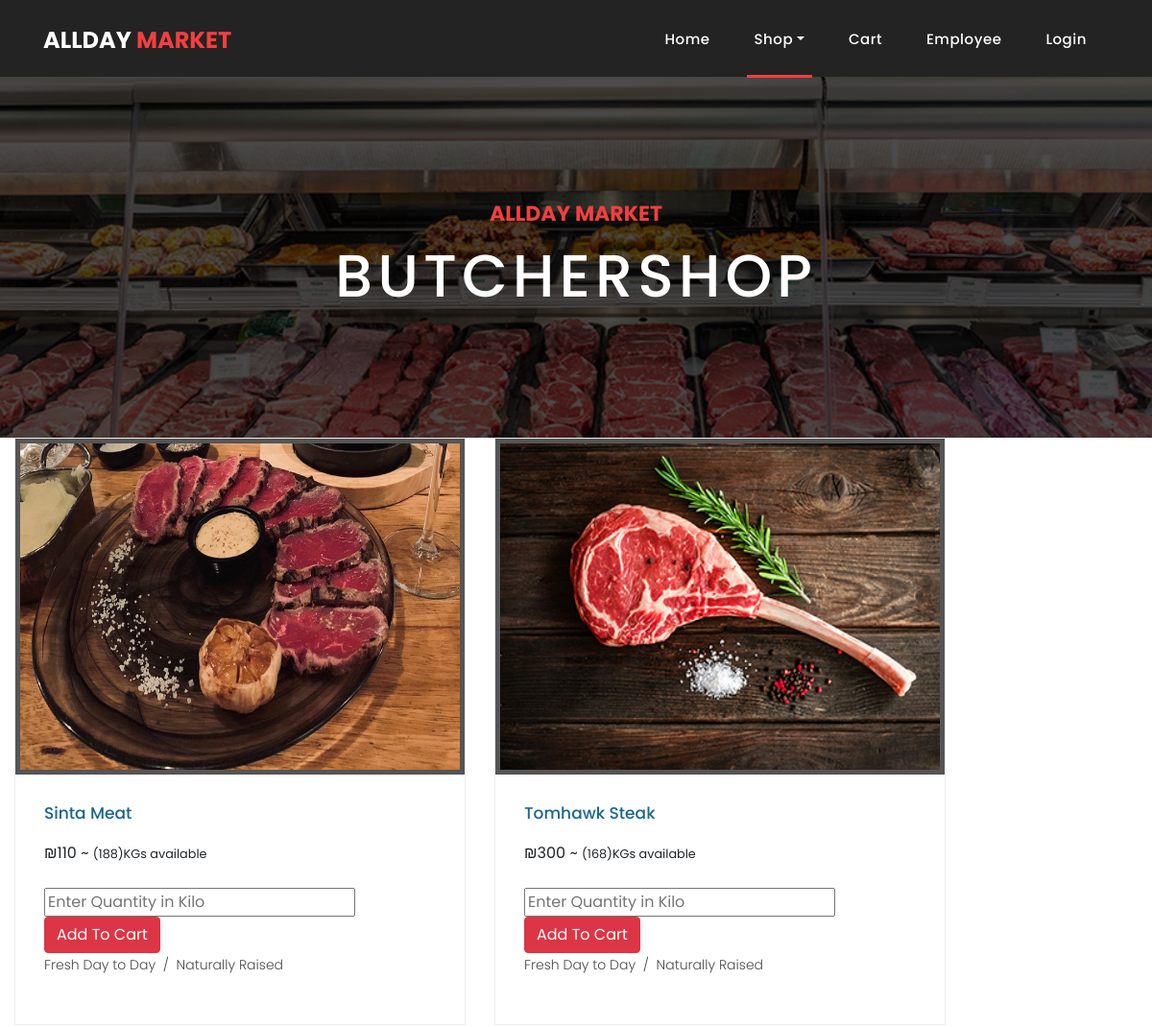
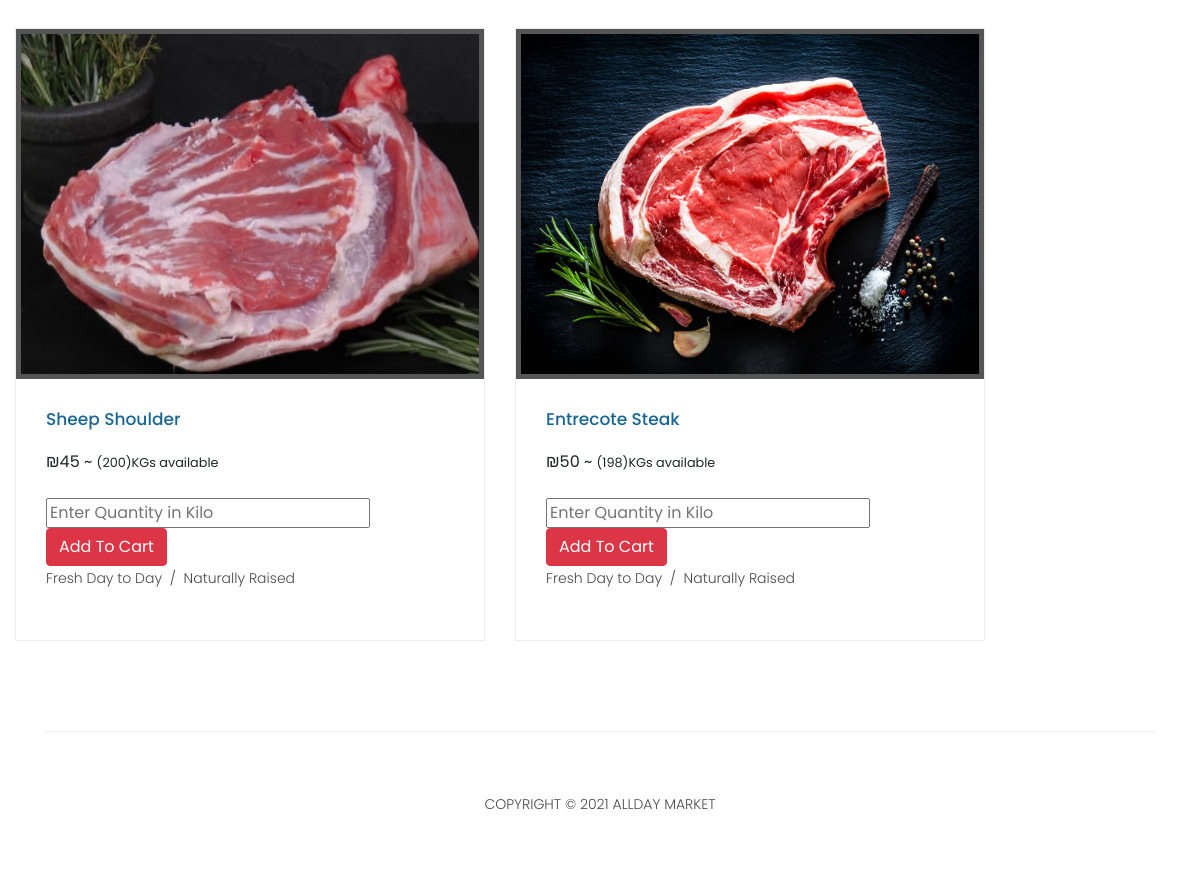
/butchery.php, run on the app's committed database (2 pictures, top to bottom).
### tables this page shows
CREATE TABLE `items` (
  `Barcode` int(11) NOT NULL,
  `Name` varchar(25) NOT NULL,
  `Price` int(11) NOT NULL,
  `Department` tinyint(1) NOT NULL,
  `img` varchar(35) NOT NULL,
  `quantity` int(11) NOT NULL,
  `supplierID` int(11) NOT NULL,
  `sellCount` int(11) NOT NULL DEFAULT 0
);

### butchery.php (the view, shortened to what this page needs)
<!DOCTYPE html>
<html lang="en">
   <head>
      <link href="vendor/bootstrap/css/bootstrap.min.css" rel="stylesheet">
      <link rel="stylesheet" href="assets/css/fontawesome.css">
      <link rel="stylesheet" href="assets/css/style.css">
      <link rel="stylesheet" href="assets/css/owl.css">
   </head>
   <body>
      <header class="">
         <?php
            if(isset($_SESSION['email'])){
            	if($_SESSION['userType'] == 1){
            $basedir = realpath(__DIR__);
            		include($basedir . '/navbars/navadmin.php');
            	}
            	else{
            $basedir = realpath(__DIR__);
            		include($basedir . '/navbars/navuser.php');
            	}
            }
            else{
            $basedir = realpath(__DIR__);
            include($basedir . '/navbars/navbar.php');
            }
            ?>
      </header>
      <div class="page-heading about-heading header-text" style="background-image: url(assets/images/items/butcher.png);">
         <div class="container">
            <div class="row">
               <div class="col-md-12">
                  <div class="text-content">
                     <h4>AllDay Market</h4>
                     <h2>ButcherShop</h2>
                  </div>
               </div>
            </div>
         </div>
      </div>
      <div class="col-md-10">
         <div class="row">
            <?php
               include 'db.php';
               $sql = "SELECT * FROM items WHERE Department = 4";
               $stmt= mysqli_stmt_init($conn);
               mysqli_stmt_prepare($stmt,$sql);
               mysqli_stmt_execute($stmt);
               $results=mysqli_stmt_get_result($stmt);
               if(isset($_SESSION['email'])){
                  if($_SESSION['email'] === 'admin@allday.com'){
                     while ($row=mysqli_fetch_assoc($results))
                     {
                     $ID = $row['Barcode'];
                     $name = $row['Name'];
                     $price = $row['Price'];
                     $img = $row['img'];
                     $qnt = $row['quantity'];
                     echo '
                     <div class="col-md-6">
                     <div class="product-item">
                     <a href="#"><img src="'.$img.'" height="350px" width="250px" alt=""></a>
                     <div class="down-content">
                     <a href="#"><h4>'.$name.'</h4></a>
                     ₪'.$price.' ~ <small>('.$qnt.')KGs available</small>
                     <br><br>
                     <a href="editItemForm.php?id='.$ID.'">
                     <button class="btn btn-secondary" type="button" class="filled-button" class="editBtn">
                     Edit</button>
                     </a>
                     <form action="updateItem.php" method="post">
                     <input type="hidden" name="id" value="'.$ID.'">
                     <fieldset>
                     <button type="submit" name="itemDel" id="form-submit" class="btn btn-danger">Delete</button>
                     </fieldset>
                     </form>
                     <p>Fresh Day to Day &nbsp;/&nbsp; Naturally Raised</p>
                     </div>
                     </div>
                     </div>
                     ';
               }
               }
               else{
               while ($row=mysqli_fetch_assoc($results))
               {
               $ID = $row['Barcode'];
               $name = $row['Name'];
               $price = $row['Price'];
               $img = $row['img'];
               $qnt = $row['quantity'];
               echo '
               <div class="col-md-6">
               <div class="product-item">
               <a href="#"><img src="'.$img.'" height="350px" width="250px" alt=""></a>
               <div class="down-content">
               <a href="#"><h4>'.$name.'</h4></a>
               ₪'.$price.' ~ <small>('.$qnt.')KGs available</small>
               <br><br>
               <form id="qnt'.$ID.'">
               <input type="text" placeholder="Enter Quantity in Kilo" name="qty" required>
               <button class="btn btn-danger" type="button" onclick= add('.$ID.') class="filled-button" class="add2cart">Add To Cart</button></h6>
               </form>
               <p>Fresh Day to Day &nbsp;/&nbsp; Naturally Raised</p>
               </div>
               </div>
               </div>
               ';
               }
               }
               }
               else{
               while ($row=mysqli_fetch_assoc($results))
               {
               $id = $row['Barcode'];
               $name = $row['Name'];
               $price = $row['Price'];
               $img = $row['img'];
               $qnt = $row['quantity'];
               echo '
               <div class="col-md-6">
               <div class="product-item">
               <a href="#"><img src="'.$img.'" height="350px" width="250px" alt=""></a>
               <div class="down-content">
               <a href="#"><h4>'.$name.'</h4></a>
               ₪'.$price.' ~ <small>('.$qnt.')KGs available</small>
               <br><br>
               <form id="qnt'.$id.'">
               <input type="text" placeholder="Enter Quantity in Kilo" name="qty" required>
               <button class="btn btn-danger" type="button" onclick= add('.$id.') class="filled-button" class="add2cart">Add To Cart</button></h6>
               </form>
               <p>Fresh Day to Day &nbsp;/&nbsp; Naturally Raised</p>
               </div>
               </div>
               </div>
               ';
               }
               }
               ?>
         </div>
      </div>
      <footer>
         <div class="container">
            <div class="row">
               <div class="col-md-12">
                  <div class="inner-content">
                     <p>Copyright © 2021 AllDay Market</p>
                  </div>
               </div>
            </div>
         </div>
      </footer>
   </body>
</html>

### assets/css/style.css (style rules this page uses)
body { font-family: 'Poppins', sans-serif; overflow-x: hidden; text-rendering: optimizeLegibility; -webkit-font-smoothing: antialiased; -moz-osx-font-smoothing: grayscale; }
p { margin-bottom: 0px; font-size: 14px; font-weight: 300; color: #4a4a4a; line-height: 24px; }
a { text-decoration: none!important; }
h1,h2,h3,h4,h5,h6 { margin: 0px; }
.page-heading { padding: 210px 0px 130px 0px; text-align: center; background-position: center center; background-repeat: no-repeat; background-size: cover; }
.page-heading .text-content h4 { color: #f33f3f; font-size: 22px; text-transform: uppercase; font-weight: 700; margin-bottom: 15px; }
.page-heading .text-content h2 { color: #fff; font-size: 62px; text-transform: uppercase; letter-spacing: 5px; }
header { position: absolute; z-index: 99999; width: 100%; height: 80px; background-color: #232323; -webkit-transition: all 0.3s ease-in-out 0s; -moz-transition: all 0.3s ease-in-out 0s; -o-transition: all 0.3s ease-in-out 0s; transition: all 0.3s ease-in-out 0s; }
.product-item { border: 1px solid #eee; margin-bottom: 30px; }
.product-item .down-content { padding: 30px; position: relative; }
.product-item img { width: 100%; overflow: hidden; }
.product-item .down-content h4 { font-size: 17px; color: #1a6692; margin-bottom: 20px; }
.product-item .down-content p { margin-bottom: 20px; }
footer { text-align: center; }
footer .inner-content { border-top: 1px solid #eee; margin-top: 60px; padding: 60px 0px; }
footer .inner-content p { text-transform: uppercase; }
.page-heading { position:relative; }
.page-heading:before { content:''; position:absolute; top:0; left:0; bottom:0; right:0; background-color:rgba(0,0,0,.7); }
.page-heading .container { position:relative; z-index: 2; }

### butchery.php (style rules this page uses)
img { border: 5px solid #555; }

### data on the page
items: img (picture), Name "Sinta Meat", Price "110", quantity "188"
items: img (picture), Name "Tomhawk Steak", Price "300", quantity "168"
items: img (picture), Name "Sheep Shoulder", Price "45", quantity "200"
items: img (picture), Name "Entrecote Steak", Price "50", quantity "198"
